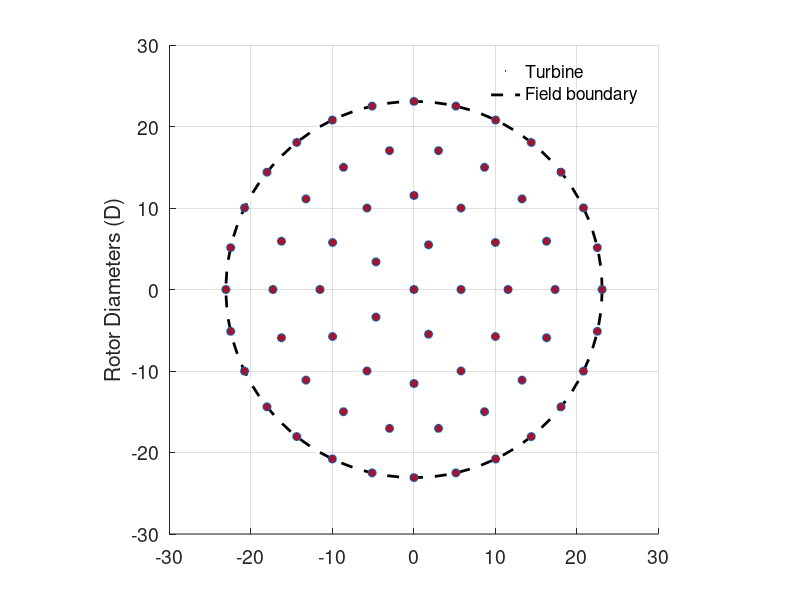

Write the MATLAB code that produced this figure.
% Nicholas F. Baker
% IEA Task
% Optimization Only Case Study
% Wind Farm (Base Case) layout and depiction (plot)
% 29 May 2018
% Modified 08 June 2018 (Pushes outter ring to field boundary, evenly spaces inner rings
% Updated 15 Jun 2018 (Adjusted to use NREL 3.35 MW onshore reference turbine)
clear all, close all;

%PlotColor = [0,0.4470,0.7410]; % Blue
PlotColor = [0.6350, 0.0780, 0.1840]; % Red
%PlotColor = [0,0.4470,0.7410]; % Yellow
%PlotColor = [1,0,0];

%{
% Turbine Data for NREL 5MW
TurbDiam = 126.4;           % Rotor Diameter, needed for constraints
TurbRad = TurbDiam/2;
%}
% Turbine Data for NREL 3.35MW
TurbDiam = 130.0;           % Rotor Diameter, needed for constraints
TurbRad = TurbDiam/2;
nMinSpaceDiam = 5;          % Minimum number of diameters in between turbines
fMinSpaceDist = (nMinSpaceDiam * TurbDiam);% + (2*TurbRad); % Minimum distance between rotors - the number of turbine diameters, + the radius of each turbine.
FarmSize = 3; % 1 = 16 turbines, 2 = 36 turbines, 3 = 64 turbines.
bWriteGridsToFile = false; % true = write the turbine coordinates to a file, false = don't write.
PlotDimen = 3900;

switch(FarmSize)
    case 0
        nNumTurbField = 9;
        fFieldRad = 900;
    case 1
        nNumTurbField = 16;                 % Overall number of turbines in the field.
        fFieldRad = 1300;
    case 2
        nNumTurbField = 36;                 % Overall number of turbines in the field.
        fFieldRad = 2000;
    case 3
        nNumTurbField = 64;                 % Overall number of turbines in the field.
        fFieldRad = 3000;
    otherwise
        error('Variable "FarmSize" not initilized properly');
end

if(nNumTurbField >= 1)                  % If there's more than one turbine in the field
    nNumTurbLeft = nNumTurbField - 1;   % Keep a decrementing total of number of turbines left in the field. Here we take out the center one.
    bKeepGoing = true;                  % Make the flag to know we still haven't mapped all our turbines.
else
    bKeepGoing = false;                 % Make the flag to say we've mapped all (1) of the turbines.
end
nRingCntr = zeros(1);                   % Counter for which ring we're on.

% Loops through each concentric ring, fitting as many turbines in the ring as will fit
while(bKeepGoing)
    nRingCntr = nRingCntr + 1;  % Start the next ring
    % Make ring and circumference
    fCircRadius(nRingCntr) = nRingCntr * fMinSpaceDist;   % Make the radius the minimum distance between hub centers, times whatever ring we're on.
    fCircCircum(nRingCntr) = 2 * pi * fCircRadius(nRingCntr);

    % Get arclength between min turbine distance.
    c = fMinSpaceDist;  % Chord length between neighboring rotors
    h(nRingCntr) = fCircRadius(nRingCntr) - sqrt( fCircRadius(nRingCntr)^2 - ((c^2)/4) ); % Perpendicular height from center of chord to ring.
    S(nRingCntr) = asin(c/ (h(nRingCntr) + (c^2 / (4*h(nRingCntr))) )) * (h(nRingCntr) + (c^2 / (4*h(nRingCntr))) ); % arc length between neighboring turbines

    % Get number of turbines that fit in that ring
    nNumTurb(nRingCntr) = fix(fCircCircum(nRingCntr)/S(nRingCntr)); % Finds number of arcs that will fit on the circumference.
    nNumTurbLeft = nNumTurbLeft - nNumTurb(nRingCntr);
    
    % If we see the next ring is sparse (<4 turbines), expand current ring to accomodate
    if (nNumTurbLeft < 4) && (nNumTurbLeft > 0)
        % Expand current ring's circumference to accomodate number we need
        fCircCircum(nRingCntr) = S(nRingCntr) * (nNumTurb(nRingCntr) + nNumTurbLeft);
        % Find the radius from our new circumference
        fCircRadius(nRingCntr) = fCircCircum(nRingCntr)/ (2*pi);
        nNumTurbLeft = 0;   % Note that we've plotted all turbines now
        
        % Expand the inside rings as well
        fNewCircRadius = fCircRadius(nRingCntr)/nRingCntr; % To expand the inner rings as well
        for i = 1:(nRingCntr-1)
            % Adjust circumference of each inside ring
            fCircRadius(i) = i * fNewCircRadius;        % Make the radius the minimum distance between hub centers, times whatever ring we're on.
            fCircCircum(i) = 2 * pi * fCircRadius(i);
        end
    end

    % Increment to the next ring
    if(nNumTurbLeft <= 0)
       bKeepGoing = false; 
    end
end

%%{
%--- Beginning of modification to expand outisde ring to boundary, and fill all 
% Last ring of field boundary is field limit (FieldRad)
fCircRadius(nRingCntr) = fFieldRad;
fNewCircRadius = fCircRadius(nRingCntr)/nRingCntr; % To expand the inner rings as well
for i = 1:(nRingCntr-1)
    % Adjust circumference of each inside ring
    fCircRadius(i) = i * fNewCircRadius;        % Make the radius the minimum distance between hub centers, times whatever ring we're on.
    fCircCircum(i) = 2 * pi * fCircRadius(i);
end
%----- end of modification -----%
%}
% Take excess turbines out of last circle
nNumInnerTurbs = ones(1);   % Initialize to only one turbine in the center
for i = 1:(nRingCntr-1)     % Loop through all the rings besides the last one
   nNumInnerTurbs = nNumInnerTurbs + nNumTurb(i);
end
nNumTurb(nRingCntr) = nNumTurbField - nNumInnerTurbs;

% Assign grid coords for each turbine, first at center
fGridCoords = zeros(nNumTurbField,2); % (x-coord,y-coord). Array of grid coordinates in the field.
nCurrTurb = ones(1);
fTheta = zeros(nRingCntr,1);      % Central angle for each ring

for i = 1:nRingCntr             % For each ring of our circle
    nCurrTurb = nCurrTurb + 1;  % Running counter for the current turbine we're on
    fGridCoords(nCurrTurb, 1) = fCircRadius(i); % Force the first turbine in the ring to be on x-axis, at radius
    fGridCoords(nCurrTurb, 2) = 0; % y-coord of first one (on axis)
    fTheta(i) = 360 / nNumTurb(i);
    nCurrAng = 0;               % Running total for our angle, start on the x-axis in Q1.
    
    for j = 2:nNumTurb(i)       % For each turbine on this ring (note fGridCoords[1,~] = (Radius,0)
        nCurrTurb = nCurrTurb + 1;  % Running counter for the current turbine we're on
        nCurrAng = nCurrAng + deg2rad(fTheta(i));
        fGridCoords(nCurrTurb, 1) = fCircRadius(i) * cos(nCurrAng); % x-coord
        fGridCoords(nCurrTurb, 2) = fCircRadius(i) * sin(nCurrAng); % y-coord
    end
end

%FieldRad = fCircRadius( length(fCircRadius) ) + TurbRad;
%%{
%------- Ploting the farm -----%
figure('DefaultAxesFontSize',14);
hold on
p1 = scatter(0,0, 1, PlotColor, 'filled'); % A dumy thing for our legend
p2 = viscircles([0,0], fFieldRad,'LineStyle','--', 'Color', 'k');   % Plot the field boundary
for i = 1:nNumTurbField     % Print the turbines as filled in 'circles'
    rectangle('Position',[fGridCoords(i, 1)-TurbRad, fGridCoords(i, 2)-TurbRad, TurbDiam, TurbDiam], 'FaceColor', PlotColor, 'EdgeColor', [0,0.4470,0.7410], 'Curvature', [1 1])
end
hold off
axis([-PlotDimen PlotDimen -PlotDimen PlotDimen]);                 % Make all plots the same size
nNumTicks = fix((2*PlotDimen)/ (nMinSpaceDiam*TurbDiam))/2;
xticks(linspace(-PlotDimen,PlotDimen, nNumTicks+1));
xticklabels({'-30','-20','-10','0','10','20','30'});
yticks(linspace(-PlotDimen,PlotDimen, nNumTicks+1));
yticklabels({'-30','-20','-10','0','10','20','30'});
ylabel('Rotor Diameters (D)');
pbaspect([1 1 1])                                                  % Make the plots actually square
grid on
legend([p1 p2], 'Turbine', 'Field boundary')
legend boxoff
%{
%  Plots for Jared with no grid, axis, numbers, or titles
figure(2)
hold on
rectangle('Position',[-TurbRad, -TurbRad, TurbDiam, TurbDiam], 'FaceColor', PlotColor, 'EdgeColor', PlotColor, 'Curvature', [1 1])
p1 = scatter(0,0, 1, PlotColor, 'filled'); % A dumy thing for our legend
p2 = viscircles([0,0], fFieldRad,'LineStyle','--', 'Color', 'k');   % Plot the field boundary
for i = 1:nNumTurbField     % Print the turbines as filled in 'circles'
    rectangle('Position',[fGridCoords(i, 1)-TurbRad, fGridCoords(i, 2)-TurbRad, TurbDiam, TurbDiam], 'FaceColor', PlotColor, 'EdgeColor', PlotColor, 'Curvature', [1 1])
end
hold off

axis([-PlotDimen PlotDimen -PlotDimen PlotDimen]);                 % Make all plots the same size
grid off
ax = gca;
ax.Visible = 'off';
% The axes is removed from PDF file, too.
print(gcf,'-dpdf','-r300');
pbaspect([1 1 1])                                                  % Make the plots actually square
%}
%--- Code to write coordinates to a .csv file
%mIndexList = (0:(nNumTurbField-1))';
%mCoordMat = [mIndexList, fGridCoords];
%{
if bWriteGridsToFile
    switch(FarmSize)
        case 0
            dlmwrite('BaseCoords9.csv', fGridCoords, 'delimiter', ',', 'precision', '%10.4f'); % Write the coordinates to a CSV file
        case 1
            dlmwrite('BaseCoords16.csv', fGridCoords, 'delimiter', ',', 'precision', '%10.4f'); % Write the coordinates to a CSV file
        case 2
            dlmwrite('BaseCoords36.csv', fGridCoords, 'delimiter', ',', 'precision', '%10.4f'); % Write the coordinates to a CSV file
        case 3
            dlmwrite('BaseCoords64.csv', fGridCoords, 'delimiter', ',', 'precision', '%10.4f'); % Write the coordinates to a CSV file
        otherwise
            error('Variable "FarmSize" not initilized properly');
    end
end
%}